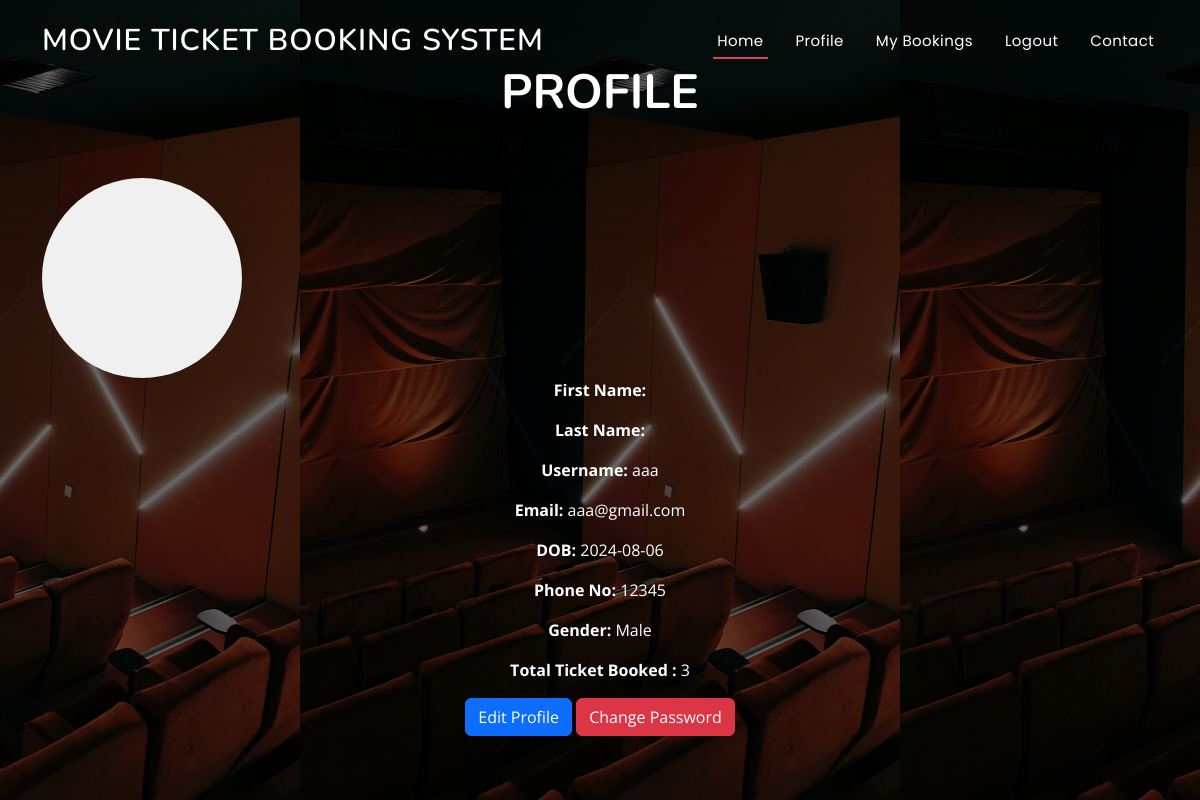
The app's page /auth/user_profile/ (signed in) with its own data.
### auths/models.py (models this page shows, shortened)
class UserProfile(models.Model):
    user = models.OneToOneField(User, on_delete=models.CASCADE,default='')
    first_name = models.CharField(max_length=50, blank=True, null=True,default='')
    last_name = models.CharField(max_length=50, blank=True, null=True,default='')
    mobile = models.CharField(max_length=15,default='')
    gender = models.CharField(max_length=10, choices=[('Male', 'Male'), ('Female', 'Female'), ('Other', 'Other')],default='')
    dob = models.CharField(max_length=100,null=True, blank=True)
    profile_image = models.ImageField(upload_to='profile_images/', blank=True, null=True,default='')

### auths/views.py (the view)
# urls.py: path('user_profile/', views.user_profile, name='user_profile'),
@login_required(login_url='/auth/login/')
def user_profile(request) :
    counts=Bookings.objects.filter(user=request.user).count()
    profile=get_object_or_404(UserProfile, user=request.user)
    context = {
        'user_profile': profile,
        'total_booking_count': counts,
    }
    return render( request, 'user_profile.html', context )

### Templates/user_profile.html (shortened to what this page needs)
{% extends "base.html" %}
{% load static %}
{% block pagename %}<h1>Profile</h1>{% endblock pagename %}
{% block content %}
<div class="container mt-5">
    <div class="d-flex align-items-center">
        <div class="profile-image-container" style="width: 200px; height: 200px; border-radius: 50%; background-color: #f0f0f0; display: flex; justify-content: center; font-size: 36px;">
        </div>
    </div>
    <div>
        <p><strong>First Name:</strong> {{ user_profile.first_name }}</p>
        <p><strong>Last Name:</strong> {{ user_profile.last_name }}</p>
        <p><strong>Username:</strong> {{ user_profile.user.username }}</p>
        <p><strong>Email:</strong> {{ user_profile.user.email }}</p>
        <p><strong>DOB:</strong> {{ user_profile.dob }}</p>
        <p><strong>Phone No:</strong> {{ user_profile.mobile }}</p>
        <p><strong>Gender:</strong> {{ user_profile.gender }}</p>
        <p><strong>Total Ticket Booked :</strong> {{ total_booking_count }}</p>
    </div>
    <a href="{% url 'edit_profile' %}" class="btn btn-primary">Edit Profile</a>
    <a href="{% url 'change_password' %}" class="btn btn-danger">Change Password</a>
</div>
{% endblock %}

### static/css/index.css (style rules this page uses)
body { font-family: "Open Sans", sans-serif; color: #444444; }
a { color: #e43c5c; text-decoration: none; }
h1, h2, h3, h4, h5, h6 { font-family: "Nunito", sans-serif; }
#hero h1 { margin: 0 0 10px 0; font-size: 48px; font-weight: 700; line-height: 56px; text-transform: uppercase; color: #fff; }

### records on screen
UserProfile: user.username "aaa", user.email "aaa@gmail.com", dob "2024-08-06", mobile "12345", gender "Male"

### other values on screen
{{ total_booking_count }} "3"
